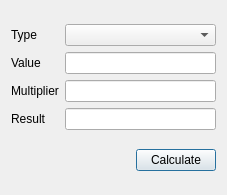
<?xml version="1.0" encoding="UTF-8"?>
<ui version="4.0">
 <class>Dialog</class>
 <widget class="QDialog" name="Dialog">
  <property name="geometry">
   <rect>
    <x>0</x>
    <y>0</y>
    <width>227</width>
    <height>195</height>
   </rect>
  </property>
  <property name="windowTitle">
   <string>Dialog</string>
  </property>
  <layout class="QVBoxLayout" name="verticalLayout">
   <item>
    <layout class="QGridLayout" name="gridLayout">
     <item row="0" column="0">
      <widget class="QLabel" name="label_4">
       <property name="text">
        <string>Type</string>
       </property>
      </widget>
     </item>
     <item row="0" column="1">
      <widget class="QComboBox" name="cbType"/>
     </item>
     <item row="1" column="0">
      <widget class="QLabel" name="label">
       <property name="text">
        <string>Value</string>
       </property>
      </widget>
     </item>
     <item row="1" column="1">
      <widget class="QLineEdit" name="leValue"/>
     </item>
     <item row="2" column="0">
      <widget class="QLabel" name="label_2">
       <property name="text">
        <string>Multiplier</string>
       </property>
      </widget>
     </item>
     <item row="2" column="1">
      <widget class="QLineEdit" name="leMultiplier"/>
     </item>
     <item row="3" column="0">
      <widget class="QLabel" name="label_3">
       <property name="text">
        <string>Result</string>
       </property>
      </widget>
     </item>
     <item row="3" column="1">
      <widget class="QLineEdit" name="leResult"/>
     </item>
    </layout>
   </item>
   <item>
    <layout class="QHBoxLayout" name="horizontalLayout">
     <item>
      <spacer name="horizontalSpacer">
       <property name="orientation">
        <enum>Qt::Horizontal</enum>
       </property>
       <property name="sizeHint" stdset="0">
        <size>
         <width>40</width>
         <height>20</height>
        </size>
       </property>
      </spacer>
     </item>
     <item>
      <widget class="QPushButton" name="btnCalculate">
       <property name="text">
        <string>Calculate</string>
       </property>
      </widget>
     </item>
    </layout>
   </item>
  </layout>
 </widget>
 <resources/>
 <connections/>
</ui>
